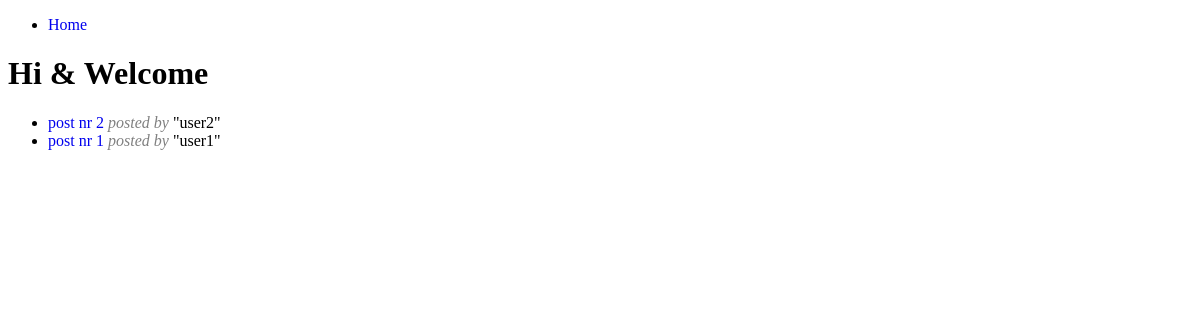
/, run on an earlier commit of the app's database.
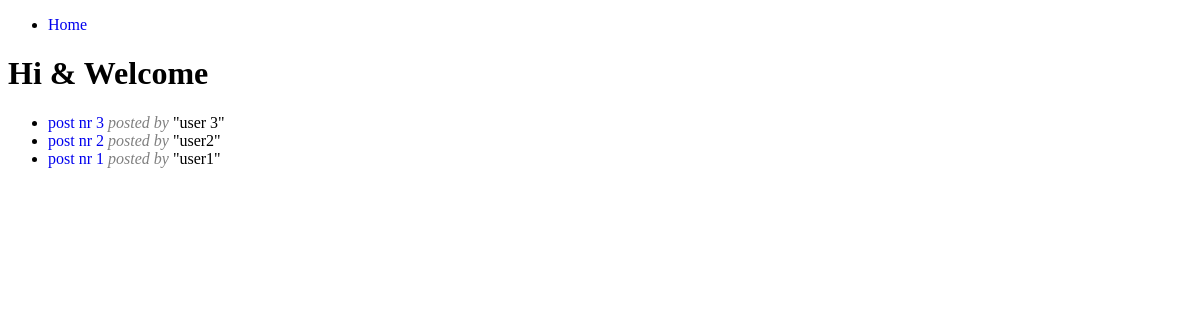
And on a later commit of the database.
### posts/models.py (models this page shows, shortened)
class Prispevok(models.Model):
	id = models.AutoField(primary_key=True)
	title = models.CharField(max_length=300)
	text = models.TextField(max_length=3000)
	pub_date = models.DateTimeField('date published')
	user = models.CharField(max_length=50)
	image = models.ImageField(upload_to='photos')
	hodnotenie = models.CharField(max_length=1)
	def was_published_recently(self):
		return self.pub_date >= timezone.now() - datetime.timedelta(days=3)
	was_published_recently.admin_order_field = 'pub_date'
	was_published_recently.boolean = True
	was_published_recently.short_description = 'Published recently?'

### posts/views.py (the view)
# urls.py: url(r'^$', views.index, name='index'),
def index(request):
	posledne_prispevky = Prispevok.objects.order_by('-pub_date')[:5]
	context = {'posledne_prispevky': posledne_prispevky}
	return render(request, 'posts/index.html', context)

### posts/templates/posts/index.html (shortened to what this page needs)
<!doctype html>
<head>
<head>
<link rel="stylesheet" href="https://webcam.minirobota.sk/libs/html-kick/css/kickstart.css" media="all" />
</head>
<body>
<ul class="breadcrumbs">
<li><a href="/">Home</a></li>
</ul>
<h1> Hi & Welcome</h1>
{% if posledne_prispevky %}
    <ul class="alt">
    {% for prispevok in posledne_prispevky %}
       <li><a href="{% url 'detail' prispevok.id %}">{{ prispevok.title }}</a> <i>posted by</i> "{{prispevok.user}}"</li>
    {% endfor %}
    </ul>
{% else %}
    <p>Ziadne prispevky niesu dostupne.</p>
{% endif %}
</body>
</html>

What changed in the data, as far as the page shows it:
added Prispevok: title "post nr 3", user "user 3"
